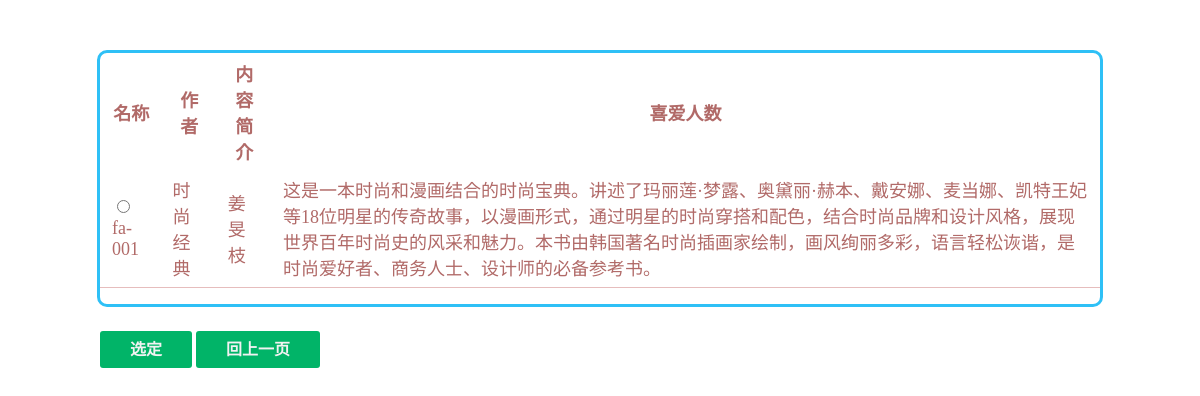
The app's page /likes_book.php with its own data.
### tables this page shows
CREATE TABLE IF NOT EXISTS `book` (
  `book_id` varchar(100) NOT NULL,
  `name` varchar(100) NOT NULL,
  `writer` varchar(100) NOT NULL,
  `publish` varchar(100) NOT NULL,
  `sum` int(4) NOT NULL,
  `rest_num` int(4) NOT NULL,
  `book_cat` varchar(100) NOT NULL,
  `floor` int(4) NOT NULL,
  `library_id` int(10) NOT NULL,
  `infromation` varchar(1000) NOT NULL,
  `publish_time` date NOT NULL,
  `price` int(10) NOT NULL,
  `score` int(100) NOT NULL,
  `yuyue` varchar(100) DEFAULT NULL,
  `likes` varchar(1000) NOT NULL,
  PRIMARY KEY (`book_id`)
);

### dbtools.inc.php (called while the page is built, shortened)
<?php
  function execute_sql($link, $database, $sql)
  {
    mysqli_select_db($link, $database)
      or die("開啟資料庫失敗: " . mysqli_error($link));
    $result = mysqli_query($link, $sql);
    return $result;
  }
?>

### likes_book.php (the view, shortened to what this page needs)
<!doctype html>
<html>
  <head>
  </head>
  <body background="img/15 (1)_副本">
  <div class="tyg-div-denglv">
	<div class="tyg-div-form">
   <form name="myForm" action="book.php" method="post" >
  <table id="table-1" >
<thead>
<th>名称</th>
<th>作者</th>
<th>内容简介</th>
<th>喜爱人数</th>
</thead>
<tbody>
      <?php
        require_once("dbtools.inc.php");
        $link = create_connection();
		$sql = "SELECT book_id,name,writer,infromation,likes  FROM `book` WHERE likes = (SELECT MAX(likes) FROM book)";
        $result = execute_sql($link, "library", $sql);
      $row=mysqli_fetch_row($result);
              echo "<tr>";
            	echo"<td>";
			   echo "<input type='radio' name='id'" .
                "value='$row[0]'>$row[0]</td>";
			 echo "<td >$row[1]</td>";
              echo "<td>$row[2]</td>";
			  echo "<td>$row[3]</td>";
              echo "</tr>";
      ?>
    </table>
    <p align='center'>
	<div id="login_click" >
        <a id="btlogin"  onClick="check_data()">选定</a>
        <a id="btlogin" href="user.html">回上一页</a>
		 </div>
	</form>
	</div>
	</div>
  </body>
</html>

### likes_book.php (style rules this page uses)
.tyg-div-denglv {  float:right; position:middle; right:3%;top:0%; }
.tyg-div-form { background-color:white; border-style:solid; border-radius:10px; width:1000px; height:auto; margin:50px auto 0 auto; color:#2ec0f6; }
#table-1 thead, #table-1 tr { border-top-width: 100px; border-top-height:500px; border-top-style: solid; border-top-color: rgb(230, 189, 189); position:middle; }
#table-1 { border-bottom-width: 1px; border-bottom-style: solid; border-bottom-color: rgb(230, 189, 189); }
#table-1 td, #table-1 th { padding: 5px 10px; font-size: 18px; font-family: Verdana; color: rgb(177, 106, 104); }
#table-1 tr:nth-child(odd) { background: #FFF }
#login_click { margin-top:32px; height:40px;position:absolute; }
#login_click a { text-decoration:none; background:#01B468; color:#f2f2f2; padding: 10px 30px 10px 30px; font-size:16px; font-family: 微软雅黑,宋体,Arial,Helvetica,Verdana,sans-serif; font-weight:bold; border-radius:3px; -webkit-transition:all linear 0.30s; -moz-transition:all linear 0.30s; transition:all linear 0.30s; }

### records on screen
book: book_id "fa-001", name "时尚经典", writer "姜旻枝", infromation "这是一本时尚和漫画结合的时尚宝典。讲述了玛丽莲·梦露、奥黛丽·赫本、戴安娜、麦当娜、凯特王妃等18位明星的传奇故事，以漫画形式，通过明星的时尚穿搭和配色，结合时尚品牌和设计风格，展现世界百年时尚史的风采和魅力。本书由韩国著名时尚插画家绘制，画风绚丽多彩，语言轻松诙谐，是时尚爱好者、商务人士、设计师的必备参考书。"
